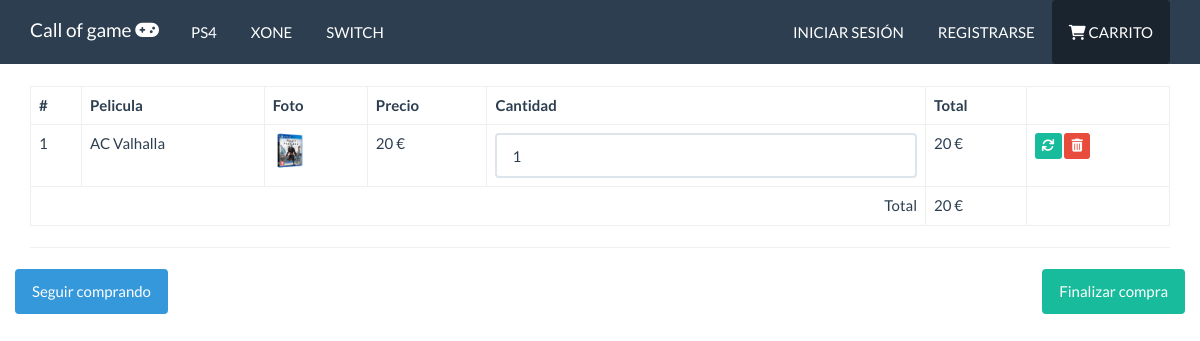
Screenshot of /pedidos/carrito.php?id=6 with the database file from the repository.
### tables this page shows
CREATE TABLE `juegos` (
  `id` int(11) NOT NULL,
  `genero_id` int(11) NOT NULL,
  `plataforma_id` int(11) NOT NULL,
  `titulo` varchar(80) NOT NULL,
  `foto` varchar(100) NOT NULL,
  `precio` decimal(10,0) NOT NULL,
  `descripcion` varchar(300) NOT NULL,
  `fecha` date NOT NULL
);

### src/juego.php (called while the page is built, shortened)
<?php
class Juego {
    private $cn = null;
    public function __construct(){
        $this->config = parse_ini_file(__DIR__.'/../config.ini') ;
        $this->cn = new \PDO( $this->config['dns'], $this->config['usuario'],$this->config['clave'],array(
            \PDO::MYSQL_ATTR_INIT_COMMAND => 'SET NAMES utf8'
        ));
    }
    public function mostrarPorId($id){
        $sql = "SELECT * FROM `juegos` WHERE `id`=:id ";
        $resultado = $this->cn->prepare($sql);
        $_array = array(
            ":id" =>  $id
        );
        if($resultado->execute($_array)){
            return $resultado->fetch();
        }else{
            return false;
        }
    }
}
?>

### pedidos/carrito.php (the view, shortened to what this page needs)
<?php
if (isset($_GET['id']) && is_numeric($_GET['id'])) {
    $id=$_GET['id'];
    $juego = new Jaro\Juego;
    $resultado = $juego->mostrarPorId($id);
}
?>
<!DOCTYPE html>
<html lang="en">
<head>
    <link rel="stylesheet" href="../css/bootstrap.min.css">
    <link rel="stylesheet" href="../css/all.min.css">
</head>
<body>
    <nav class="navbar navbar-default navbar-fixed-top">
        <div class="container">
            <div class="navbar-header">
                <a class="navbar-brand" href="../index.php">Call of game <i class="fa-solid fa-gamepad"></i></a>
            </div>
            <div id="navbar" class="navbar-collapse collapse">
                <ul class="nav navbar-nav pull-left">
                    <li>
                    <a href="../consolas/ps4.php" class="btn">PS4 </a>
                    </li>
                </ul>
                <ul class="nav navbar-nav pull-left">
                    <li>
                    <a href="../consolas/xone.php" class="btn">XONE </a>
                    </li>
                </ul>
                <ul class="nav navbar-nav pull-left">
                    <li>
                    <a href="../consolas/switch.php" class="btn">SWITCH </a>
                    </li>
                </ul>
                <ul class="nav navbar-nav pull-right">
                    <li class="active">
                        <a href="carrito.php" class="btn"> <span class="fa-solid fa-cart-shopping"></span> CARRITO <span class="badge"></span></a>
                    </li>
                </ul>
                <ul class="nav navbar-nav pull-right">
                    <li>
                    <a href="../usuarios/registrar.php" class="btn">REGISTRARSE </a>
                    </li>
                </ul>
                <ul class="nav navbar-nav pull-right">
                    <li>
                    <a href="../usuarios/iniciar_sesion.php" class="btn">INICIAR SESIÓN</a>
                    </li>
                </ul>
            </div>
        </div>
    </nav>
    <br><br><br><br>
    <div class="container">
        <table class="table table-bordered table-hover">
            <thead>
                <tr>
                    <th>#</th>
                    <th>Pelicula</th>
                    <th>Foto</th>
                    <th>Precio</th>
                    <th>Cantidad</th>
                    <th>Total</th>
                    <th></th>
                </tr>
            </thead>
            <tbody>
                <?php
                $total_pedido = 0;
                    if (isset($_SESSION['carrito']) && !empty($_SESSION['carrito'])){
                        $c=0;
                        foreach ($_SESSION['carrito'] as $indice => $value) {
                            $c++;
                            $total = $value['precio'] * $value['cantidad'];
                            $total_pedido += $total;
                ?>
                            <tr>
                                <form action="actualizar_carrito.php" method="post">
                                    <td><?php print $c ?></td>
                                    <td><?php print $value['titulo'] ?></td>
                                    <td>
                                        <?php
                                        $foto = '../img/'.$value['foto'];
                                        if (file_exists($foto)) {
                                        ?>
                                            <img src="<?php print $foto; ?>" width="35">
                                        <?php
                                        }else{
                                        ?>
                                            X
                                        <?php
                                        }
                                        ?>
                                    </td>
                                    <td><?php print $value['precio'] ?> €</td>
                                    <td>
                                        <input type="text" name="cantidad" class="form-control u-size-100" value="<?php print $value['cantidad'] ?>">
                                    </td>
                                    <td>
                                        <?php print $total ?> €
                                    </td>
                                    <td>
                                        <button type="submit" class="btn btn-success btn-xs">
                                        <i class="fa-solid fa-arrows-rotate"></i>
                                        </button>
                                        <a href="eliminar_carrito.php?id=<?php print $value['id'] ?>" class="btn btn-danger btn-xs">
                                        <span class="fa-solid fa-trash-can"></span>
                                        </a>
                                    </td>
                                </form>
                            </tr>
                        <?php
                        }
                    }
                    ?>
            </tbody>
            <tfoot>
                <tr>
                    <td colspan="5" class="text-right">Total</td>
                    <td><?php print $total_pedido; ?> €</td>
                    <td></td>
                </tr>
            </tfoot>
        </table>
        <hr>
        <div class="row">
            <div class="pull-left">
              <a href="../index.php" class="btn btn-info">Seguir comprando</a>
            </div>
            <div class="pull-right">
                <a href="finalizar_compra.php" class="btn btn-success">Finalizar compra</a>
            </div>
        </div>
    </div>
</body>
</html>

### rows the page displays
juegos: titulo "AC Valhalla", foto (picture), precio "20", cantidad "1"

### other values shown
$total_pedido "20"
